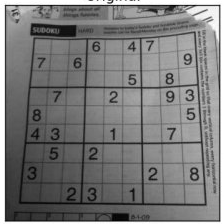
#> input picture lists/sudoku.jpeg, 224 x 224 px
$ jupyter execute --allow-errors sobel_xy.ipynb
#> lines starting #> are read from the running program, lines starting #| are printed output that depends on the picture
[cell 1]
"""
@file sobel_demo.py
@brief Sample code using Sobel and/or Scharr OpenCV functions to make a simple Edge Detector
"""
import sys
import cv2 as cv
import numpy as np
from matplotlib import pyplot as plt

[cell 2]
src = np.array([[0, 0, 0, 0, 0, 0, 0, 0, 0, 0, 0, 0],
                [0, 0, 0, 0, 0, 0, 0, 0, 0, 0, 0, 0],
                [0, 0, 0, 0, 1, 1, 1, 1, 0, 0, 0, 0],
                [0, 0, 0, 1, 1, 1, 1, 1, 1, 0, 0, 0],
                [0, 0, 1, 1, 1, 1, 1, 1, 1, 1, 0, 0],
                [0, 0, 1, 1, 1, 1, 1, 1, 1, 1, 0, 0],
                [0, 0, 1, 1, 1, 1, 1, 1, 1, 1, 0, 0],
                [0, 0, 0, 1, 1, 1, 1, 1, 1, 1, 0, 0],
                [0, 0, 0, 0, 1, 1, 1, 1, 1, 0, 0, 0],
                [0, 0, 0, 0, 0, 1, 1, 1, 0, 0, 0, 0],
                [0, 0, 0, 0, 0, 0, 0, 0, 0, 0, 0, 0],
                [0, 0, 0, 0, 0, 0, 0, 0, 0, 0, 0, 0]], dtype=int)

[cell 3]
src = src.astype(np.uint8)

[cell 4]
src.dtype

[cell 5]
print(type(src))

[cell 6]
src

[cell 7]
sobelx = cv.Sobel(src,cv.CV_64F,1,0,ksize=3)

[cell 8]
sobelx

[cell 9]
sobely = cv.Sobel(src,cv.CV_64F,0,1,ksize=3)

[cell 10]
sobely

[cell 11]
img = cv.imread('sudoku.jpeg',0)
#> img is the input picture: shape (224, 224); min 0, max 255, mean 121.9
sobelximg = cv.Sobel(img,cv.CV_64F,1,0,ksize=5)
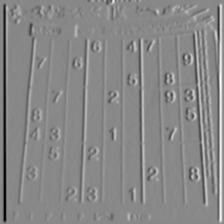
#> sobelximg: shape (224, 224) float64; min -10251, max 8944, mean 0.1; drawn with min black and max white
sobelyimg = cv.Sobel(img,cv.CV_64F,0,1,ksize=5)
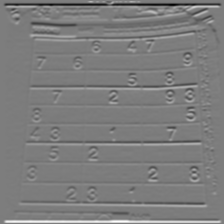
#> sobelyimg: shape (224, 224) float64; min -11446, max 11837, mean -6.1; drawn with min black and max white
sobelxyimg = cv.Sobel(img,cv.CV_64F,1,1,ksize=5)
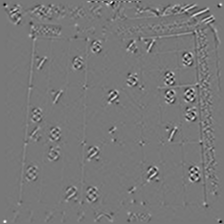
#> sobelxyimg: shape (224, 224) float64; min -1715, max 1911, mean 0; drawn with min black and max white


z = []
z.append(sobelximg)
z.append(sobelyimg)
#> (the rest of this cell did not finish here and is left out)
